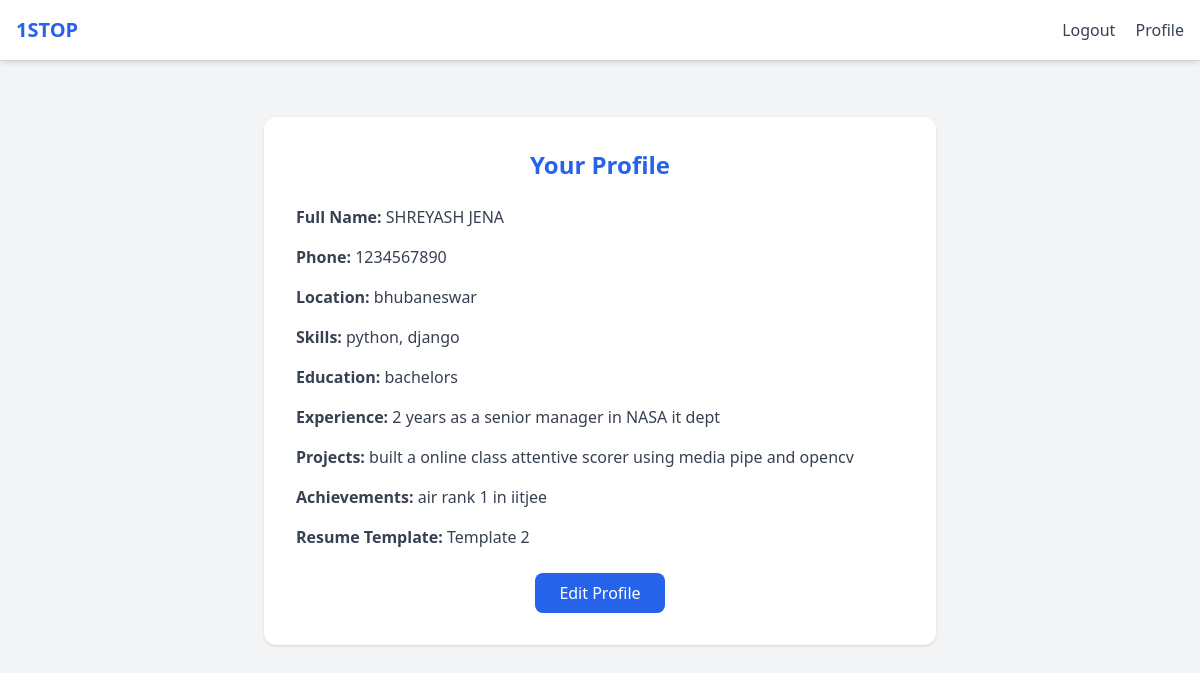
The app's page /profile/ (signed in), older data.
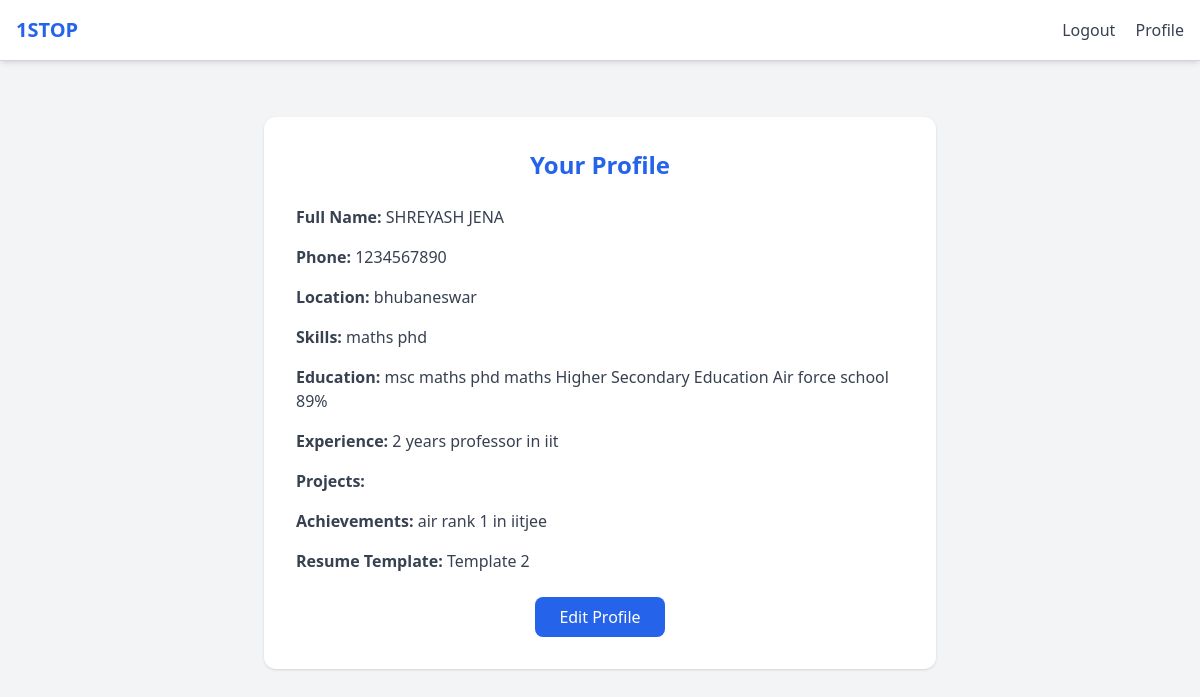
The same page, newer data.
### users/models.py (models this page shows, shortened)
class UserProfile(models.Model):
    TEMPLATE_CHOICES = [
        (1, 'Professional'),
        (2, 'Creative'),
        (3, 'Minimalistic'),
    ]
    user = models.OneToOneField(User, on_delete=models.CASCADE)
    full_name = models.CharField(max_length=100)
    phone_number = models.CharField(max_length=20, blank=True)
    location = models.CharField(max_length=100, blank=True)
    skills = models.TextField(help_text="Comma-separated skills")
    education = models.TextField()
    experience = models.TextField()
    projects = models.TextField(blank=True)
    achievements = models.TextField(blank=True)
    resume_template_choice = models.IntegerField(choices=TEMPLATE_CHOICES, default=1)
    extracted_skills = models.JSONField(null=True, blank=True)

### users/views.py (the view)
# urls.py: path('profile/', views.view_profile, name='view_profile'),
@login_required
def view_profile(request):
    try:
        profile = request.user.userprofile
    except UserProfile.DoesNotExist:
        return redirect('edit_profile')
    return render(request, 'users/view_profile.html', {'profile': profile})

### templates/users/view_profile.html
{% extends 'base.html' %}
{% block content %}
<div class="max-w-2xl mx-auto mt-10 bg-white p-8 rounded-xl shadow">
  <h2 class="text-2xl font-bold text-blue-600 mb-6 text-center">Your Profile</h2>
  <div class="space-y-4 text-gray-700">
    <p><span class="font-semibold">Full Name:</span> {{ profile.full_name }}</p>
    <p><span class="font-semibold">Phone:</span> {{ profile.phone_number }}</p>
    <p><span class="font-semibold">Location:</span> {{ profile.location }}</p>
    <p><span class="font-semibold">Skills:</span> {{ profile.skills }}</p>
    <p><span class="font-semibold">Education:</span> {{ profile.education }}</p>
    <p><span class="font-semibold">Experience:</span> {{ profile.experience }}</p>
    <p><span class="font-semibold">Projects:</span> {{ profile.projects }}</p>
    <p><span class="font-semibold">Achievements:</span> {{ profile.achievements }}</p>
    <p><span class="font-semibold">Resume Template:</span> Template {{ profile.resume_template_choice }}</p>
  </div>
  <div class="mt-6 text-center">
    <a href="{% url 'edit_profile' %}" class="inline-block bg-blue-600 text-white px-6 py-2 rounded-lg hover:bg-blue-700 transition">
      Edit Profile
    </a>
  </div>
</div>
{% endblock %}

Row changes from the older to the newer data that the page shows:
changed UserProfile "SHREYASH JENA": skills "python, django" → "maths phd"; education "bachelors" → "msc maths phd maths Higher Secondary Education Air force school 89%"; experience "2 years as a senior manager in NASA it dept" → "2 years professor in iit"; projects "built a online class attentive scorer using media pipe and opencv" → (not shown)
